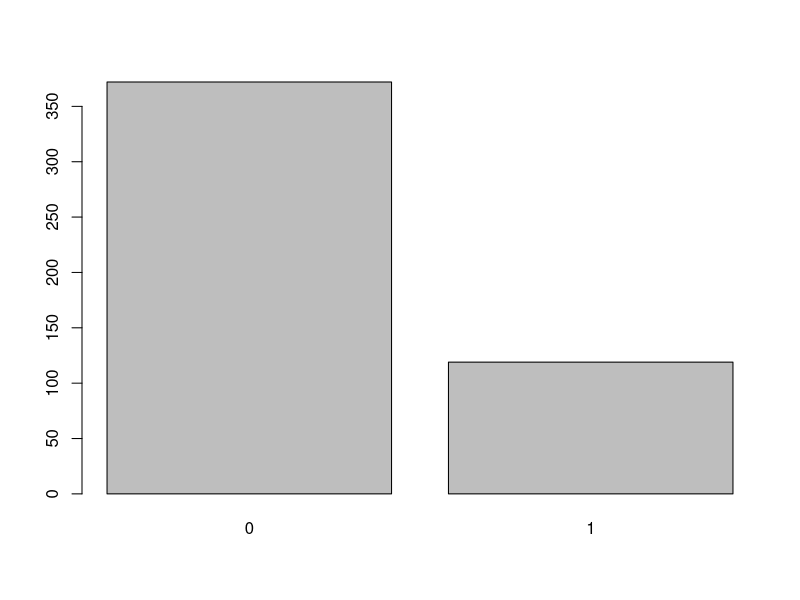

This figure's R source:
#Titanic
dados <- read.table(file = "titanic.txt", header = TRUE, sep = ',')
dados <- dados[,-1]

structure(dados)
summary(dados)


#Arrumando o tipo dos dados
dados$Survived <- as.factor(dados$Survived)
dados$Pclass <- as.factor(dados$Pclass)
dados$Sex <- as.factor(dados$Sex)
dados$Embarked <- as.factor(dados$Embarked)

#Filtro passagem 3
pc_c3 <- dados[dados$Pclass == "3", -2]

summary(pc_c3)
tabela_pc_c3 <- table(pc_c3$Survived)
barplot(tabela_pc_c3)

#Filtro homem
males_c3 <- dados[dados$Sex == "male" & dados$Pclass == 3, -c(2,4)]
males_c1 <- dados[dados$Sex == "male" & dados$Pclass == 1, -c(2,4)]
females_c1 <- dados[dados$Sex == "female" & dados$Pclass == 1, -c(2,4)]
bebes <- dados[dados$Age < 1, ]

summary(males_c3)
summary(males_c1)
summary(females_c1)
summary(bebes)
